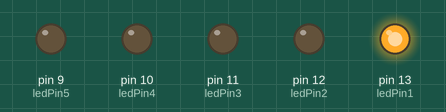
Bench run of a sketch on a simulated Arduino Uno, built with avr-gcc and run on an emulated ATmega328P. On the bench: output pins drawn as LEDs (lit = HIGH).

Above: at 0.1 s.
Timing chart, 0 to 1.6 s (numbered marks = the images above):
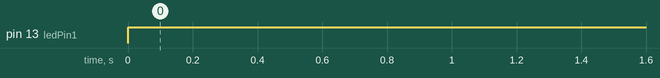

Measured:
- by itself, pin 13 (ledPin1): LOW → HIGH at 0.00 s

The sketch:

sketch_oct08a.ino
```cpp
int ledPin1 = 13;
int ledPin2 = 12;
int ledPin3 = 11;
int ledPin4 = 10;
int ledPin5 = 9;
void setup() {
  // put your setup code here, to run once:
pinMode(ledPin1, OUTPUT);
pinMode(ledPin2, OUTPUT);
pinMode(ledPin3, OUTPUT);
pinMode(ledPin4, OUTPUT);
pinMode(ledPin5, OUTPUT);
}

void loop() {
  // put your main code here, to run repeatedly:
/*digitalWrite(ledPin1, HIGH);
delay(1000);
digitalWrite(ledPin2, HIGH);
delay(1000);
digitalWrite(ledPin3, HIGH);
delay(1000);
digitalWrite(ledPin4, HIGH);
delay(1000);
digitalWrite(ledPin5, HIGH);
delay(1000);
digitalWrite(ledPin1, LOW);
digitalWrite(ledPin2, LOW);
digitalWrite(ledPin3, LOW);
digitalWrite(ledPin4, LOW);
digitalWrite(ledPin5, LOW);
delay(500);
digitalWrite(ledPin1, HIGH);
digitalWrite(ledPin2, HIGH);
digitalWrite(ledPin3, HIGH);
digitalWrite(ledPin4, HIGH);
digitalWrite(ledPin5, HIGH);
delay(500);
digitalWrite(ledPin1, LOW);
digitalWrite(ledPin2, LOW);
digitalWrite(ledPin3, LOW);
digitalWrite(ledPin4, LOW);
digitalWrite(ledPin5, LOW);
delay(500);*/
/*digitalWrite(ledPin1, HIGH);
digitalWrite(ledPin5, HIGH);
delay(500);
digitalWrite(ledPin1, LOW);
digitalWrite(ledPin5, LOW);
digitalWrite(ledPin2, HIGH);
digitalWrite(ledPin4, HIGH);
delay(500);
digitalWrite(ledPin2, LOW);
digitalWrite(ledPin4, LOW);
digitalWrite(ledPin3, HIGH);
delay(500);
digitalWrite(ledPin3, LOW);
digitalWrite(ledPin2, HIGH);
digitalWrite(ledPin4, HIGH);
delay(500);
digitalWrite(ledPin2, LOW);
digitalWrite(ledPin4, LOW);
digitalWrite(ledPin1, HIGH);
digitalWrite(ledPin5, HIGH);
delay(500);

digitalWrite(ledPin1, LOW);
digitalWrite(ledPin5, LOW);
delay(500);*/
digitalWrite(ledPin1, HIGH);
}
```
